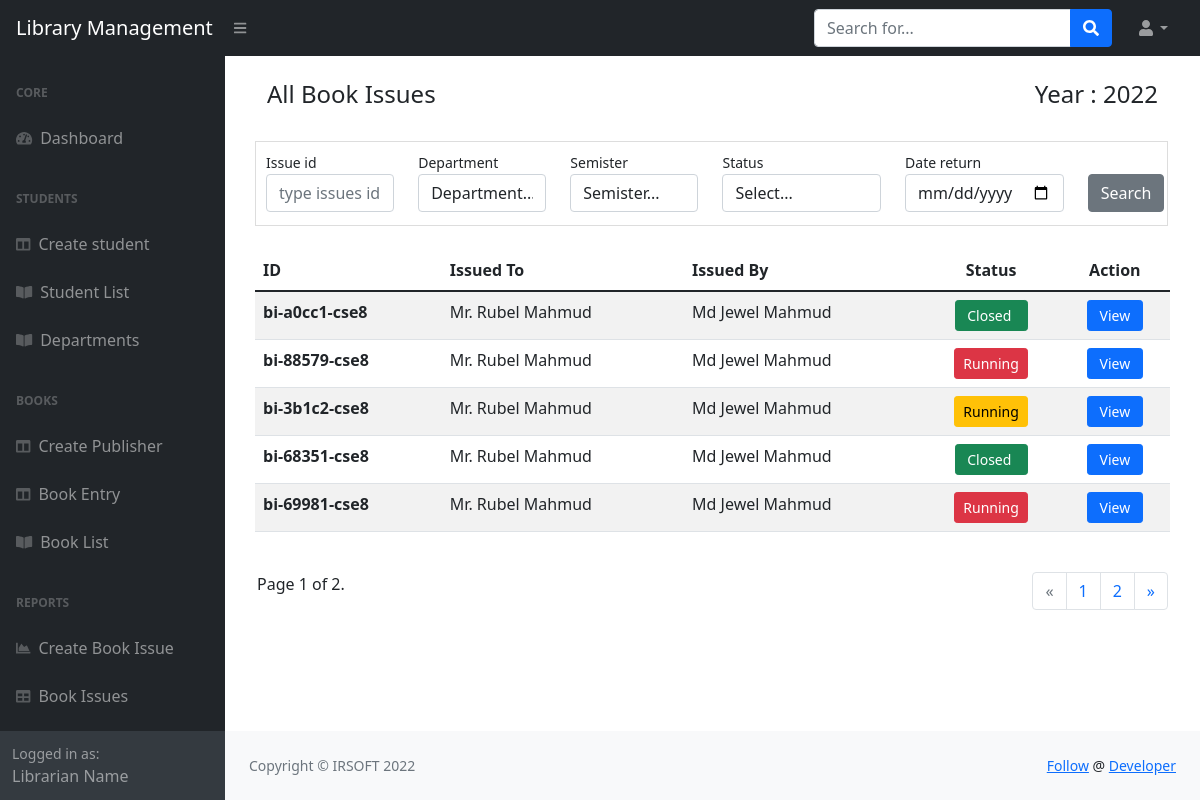
/issues/list/, run on the app's committed database.
### book_issues/models.py (models this page shows, shortened)
class BookIssue(models.Model):
    issueId = models.CharField(max_length=50, null=True, blank=True, editable=False)
    title = models.CharField(max_length=100, default='Book reception info')
    slug = models.CharField(max_length=200, null=True, blank=True)
    student = models.ForeignKey(Student, on_delete=models.CASCADE)
    librarian = models.ForeignKey(Librarian, on_delete=models.CASCADE)
    books = models.ManyToManyField(Book)
    issue_date = models.DateTimeField(auto_now_add=True)
    updated_at = models.DateTimeField(null=True, blank=True)
    return_date = models.DateField(null=True, blank=True)
    is_closed = models.BooleanField(default=False)
    class Meta:
        verbose_name_plural = 'bookissues'
    @property
    def zone(self):
        today = datetime.today().date()
        day_between = self.return_date - today
        day = day_between.days
        if day <= 2:
            status = 'danger'
        else:
            status = 'warning'
        return status

### students/models.py (models this page shows, shortened)
class Student(models.Model):
    semisters = (
        ('1st','1st'),
        ('2nd','2nd'),
        ('3rd','3rd'),
        ('4th','4th'),
        ('5th','5th'),
        ('6th','6th'),
        ('7th','7th'),
        ('8th','8th')
    )
    gender = (
        ('male', 'Male'),
        ('female', 'Female'),
        ('other', 'Other'),
    )
    stdId = models.CharField(max_length=50, null=True, blank=True, editable=False)
    name = models.CharField(max_length=100)
    email = models.CharField(max_length=50)
    mobile = models.CharField(max_length=50)
    session = models.CharField(max_length=50)
    department = models.ForeignKey(Department, on_delete=models.CASCADE)
    semister = models.CharField(choices=semisters, max_length=50)
    dob = models.DateField()
    fatherName = models.CharField(max_length=100)
    motherName = models.CharField(max_length=100)
    address = models.TextField(max_length=400)
    religion = models.CharField(max_length=100)
    gender = models.CharField(choices=gender, max_length=100)
    class Meta:
        verbose_name_plural = 'students'

### librarians/models.py (models this page shows, shortened)
class Librarian(models.Model):
    libId = models.CharField(max_length=50, null=True, blank=True)
    name = models.CharField(max_length=100)
    email = models.CharField(max_length=50)
    mobile = models.CharField(max_length=50)
    photo = models.ImageField(max_length=600)
    class Meta:
        verbose_name_plural = 'librarians'

### book_issues/views.py (the view)
# urls.py: path('list/', book_issues, name='issue_list'),
def book_issues(request):
    context = {}
    issueId = request.GET.get('issueId')
    issueDepartment = request.GET.get('issueDepartment')
    issueSemister = request.GET.get('issueSemister')
    status = request.GET.get('status')
    returnDate = request.GET.get('returnDate')
    issues = BookIssue.objects.all().order_by('-issue_date')
    context['departments'] =Department.objects.all()
    context['semisters'] = ['1st', '2nd', '3rd', '4th', '5th', '6th', '7th', '8th']
    if issueId:
        issues = BookIssue.objects.filter(issueId=issueId)
    if issueDepartment and issueDepartment != 'Department...':
        print('Department : ', Department.objects.filter(pk=issueDepartment))
        issues = BookIssue.objects.filter(student__department_id=issueDepartment)
    if issueSemister and issueSemister != 'Semister...':
        issues = BookIssue.objects.filter(student__semister=issueSemister)
    if status and status != 'Select...':
        issues = BookIssue.objects.filter(is_closed=status)
    if returnDate:
        issues = BookIssue.objects.filter(return_date=returnDate)
    paginator = Paginator(issues, 5) # Show 10 contacts per page.
    page_number = request.GET.get('page')
    page_obj = paginator.get_page(page_number)
    context['page_obj'] = page_obj
    return render(request, 'book_issues/issues.html', context)

### templates/book_issues/issues.html (shortened to what this page needs)
{% extends 'base.html' %}
{% block content %}
<div class="container">
    <br>
    <div class="row" style="padding:0px 30px;">
        <div class="col-md-4 ">
            <h4>All Book Issues</h4>
        </div>
        <div class="col-md-4"></div>
        <div class="col-md-4">
            <h4 style="text-align:right;">Year : 2022</h4>
        </div>
    </div>
    <br>
    <div class="row" style="margin-right:50px;">
        <div class="" style=" border:1px solid #ddd; margin-left:30px; padding-top:8px;padding-bottom:5px;padding-left:10px;">
            <form class="form-inline" method="GET">
                <div class="row">
                    <div class="col-md-2">
                        <small><label class="" for="inlineFormInputName2">Issue id</label></small>
                        <input type="text" class="form-control mb-2 mr-sm-2" id="inlineFormInputName2" placeholder="type issues id" name="issueId">
                    </div>
                    <div class="col-md-2">
                        <small><label class="" for="inlineFormCustomSelectPref">Department</label></small>
                        <select class="form-control " id="inlineFormCustomSelectPref" name="issueDepartment">
                            <option selected>Department...</option>
                        </select>
                    </div>
                    <div class="col-md-2">
                        <small><label class="" for="inlineFormCustomSelectPref">Semister</label></small>
                        <select class="form-control custom-select " id="inlineFormCustomSelectPref" name="issueSemister">
                            <option selected>Semister...</option>
                        </select>
                    </div>
                    <div class="col-md-3" style="width:20%;">
                        <div class="form-group">
                            <small><label class="" for="inlineFormCustomSelectPref">Status</label></small>
                            <select class="form-control custom-select " id="inlineFormCustomSelectPref" name="status">
                                <option selected>Select...</option>
                            </select>
                        </div>
                    </div>
                    <div class="col-md-3" style="width:20%;">
                        <div class="form-group">
                            <small><label class="" for="returnDate">Date return</label></small>
                            <input class="form-control" type="date" id="returnDate" name="returnDate" placeholder="Return Date">
                        </div>
                    </div>
                    <div class="col-md-1">
                        <button type="submit" class="btn btn-secondary mb-2" name="issueSearch">Search</button>
                    </div>
                </div>
            </form>
        </div>
    </div>
    <br>
    <div class="row">
        <div class="col-md-12" style="padding:0px 30px;">
            <table class="table table-striped">
              <thead>
                <tr>
                  <th scope="col">ID</th>
                  <th scope="col">Issued To</th>
                  <th scope="col">Issued By</th>
                  <th scope="col" class="text-center">Status</th>
                  <th scope="col" class="text-center">Action</th>
                </tr>
              </thead>
              <tbody>
              {% for issue in page_obj %}
                <tr>
                  <th scope="row">{{ issue.issueId }}</th>
                  <td>{{ issue.student.name }}</td>
                  <td>{{ issue.librarian.name }}</td>
                  {% if issue.is_closed == False %}
                    {% if issue.zone == 'danger' %}
                    <td class="text-center">
                      <button type="button" class="btn btn-danger btn-sm" style="cursor:auto;">Running</button>
                    </td>
                    {% else %}
                    <td class="text-center">
                      <button type="button" class="btn btn-warning btn-sm" style="cursor:auto;">Running</button>
                    </td>
                    {% endif %}
                  {% else %}
                  <td class="text-center">
                      <button type="button" class="btn btn-success btn-sm" style="cursor:auto;">&nbsp;Closed&nbsp;&nbsp;</button>
                  </td>
                  {% endif %}
                  <td class="text-center">
                      <a href="{% url 'document_issue' issue.pk %}" class="btn btn-primary btn-sm">&nbsp;View&nbsp;</a>
                  </td>
                </tr>
              {% endfor %}
              </tbody>
            </table>
        </div>
    </div>
    <div class="paginator_class" style="padding-right:20px; padding-left:20px;">
        <br>
        <div class="row">
            <div class="col-md-6">
                <span class="current">
                    Page {{ page_obj.number }} of {{ page_obj.paginator.num_pages }}.
                </span>
            </div>
            <div class="col-md-6">
                <nav aria-label="...">
                  <ul class="pagination justify-content-end">
                    {% if page_obj.has_previous %}
                    <li class="page-item">
                        <a class="page-link" href="?page={{ page_obj.previous_page_number }}" aria-label="Previous">
                            <span aria-hidden="true">&laquo;</span>
                            <span class="sr-only">Previous</span>
                        </a>
                    </li>
                    {% else %}
                      <li class="page-item disabled">
                        <a class="page-link" href="#" aria-label="Previous">
                            <span aria-hidden="true">&laquo;</span>
                        </a>
                    </li>
                    {% endif %}
                    {% for page_no in page_obj.paginator.page_range %}
                    <li class="page-item"><a class="page-link" href="?page={{ page_no }}">{{ page_no }}</a></li>
                    {% endfor %}
                    {% if page_obj.has_next %}
                    <li class="page-item">
                        <a class="page-link" href="?page={{ page_obj.next_page_number }}" aria-label="Next">
                            <span aria-hidden="true">&raquo;</span>
                        </a>
                    </li>
                    {% endif %}
                  </ul>
                </nav>
            </div>
        </div>
    </div>
</div>
{% endblock content %}

### data on the page
BookIssue: issueId "bi-a0cc1-cse8", student.name "Mr. Rubel Mahmud", librarian.name "Md Jewel Mahmud", is_closed "Closed"
BookIssue: issueId "bi-88579-cse8", student.name "Mr. Rubel Mahmud", librarian.name "Md Jewel Mahmud", is_closed "Running"
BookIssue: issueId "bi-3b1c2-cse8", student.name "Mr. Rubel Mahmud", librarian.name "Md Jewel Mahmud", is_closed "Running"
BookIssue: issueId "bi-68351-cse8", student.name "Mr. Rubel Mahmud", librarian.name "Md Jewel Mahmud", is_closed "Closed"
BookIssue: issueId "bi-69981-cse8", student.name "Mr. Rubel Mahmud", librarian.name "Md Jewel Mahmud", is_closed "Running"

### other printed values
{{ page_obj.number }} "1"
{{ page_obj.paginator.num_pages }} "2"
{{ page_no }} "1" "2"
